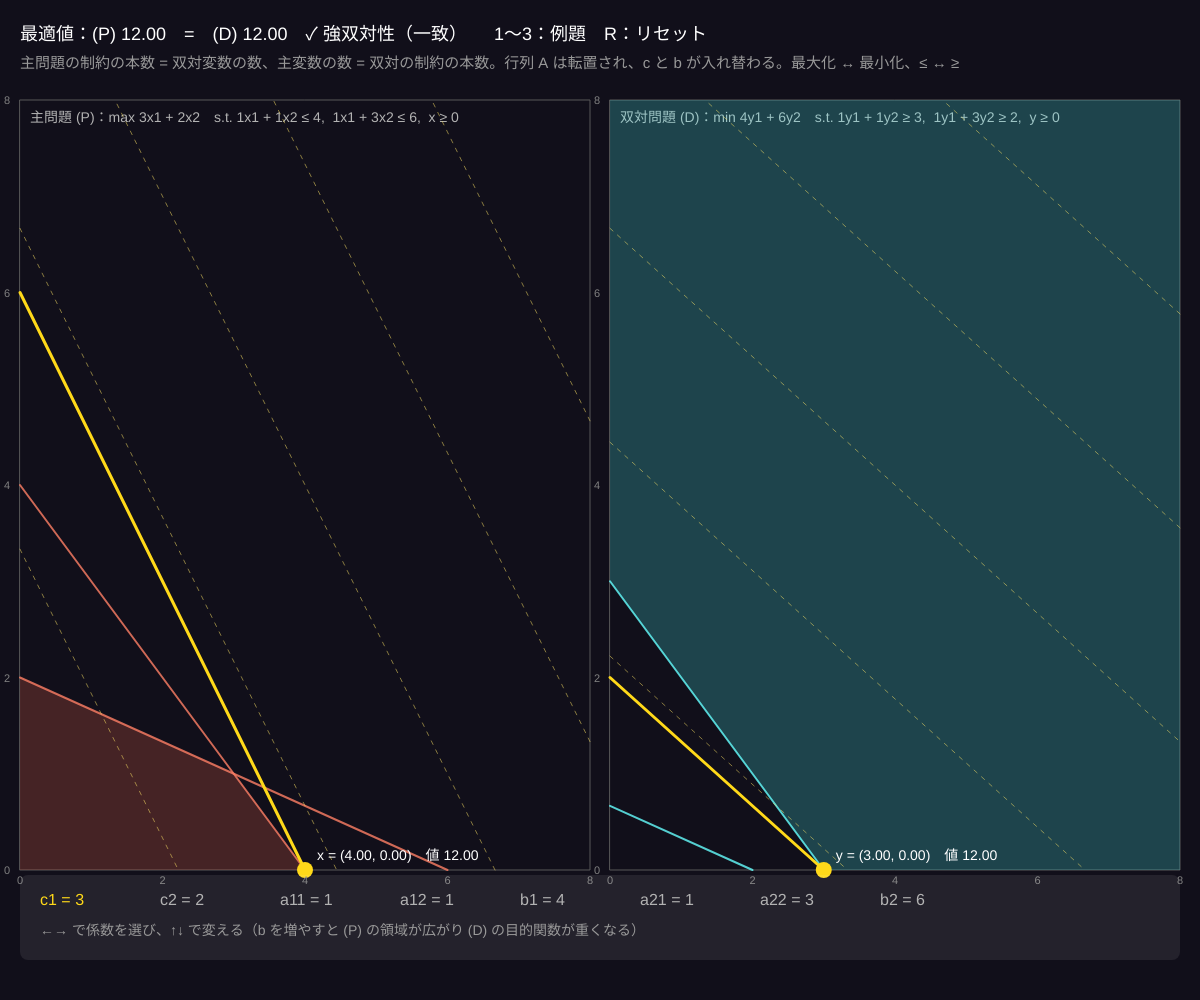
Frame 1 (no input)
Frame 60 (no input): identical to frame 1, image omitted
Frame 120 (the mouse pressed at the canvas centre since frame 60): identical to frame 1, image omitted

The p5.js sketch that drew this single still picture (run headless with seeded random() and noise() and a simulated clock; from frame 60 on, the mouse is pressed at the canvas centre):

// p5.js sketch
// ── sketch.js
// ============================================
// 03 2 変数 LP の主問題と双対問題
// 主問題 (P)：max c·x  s.t. A x ≤ b, x ≥ 0　　双対問題 (D)：min b·y  s.t. Aᵀ y ≥ c, y ≥ 0
//   左に (P) の実行可能領域と目的関数の等高線、右に (D) の同じもの。最適値はぴったり一致する（強双対性）
//   制約の係数（b や A）を変えると両方の領域が同時に変わる
// ←→ = 係数を選ぶ / ↑↓ = 値を変える / 1〜3 = 例題 / R = リセット
// ============================================

let c = [3, 2];                           // ★ 目的関数の係数
let A = [[1, 1], [1, 3]];                 // ★ 制約の係数行列（2 本）
let b = [4, 6];                           // ★ 制約の右辺
let sel = 0;                              // いま選んでいる係数（0〜7）
let names = ['c1', 'c2', 'a11', 'a12', 'b1', 'a21', 'a22', 'b2'];
let RANGE = 8;                            // ★ 各パネルの表示範囲（0〜RANGE）

function setup() {
  createCanvas(windowWidth, windowHeight);
  colorMode(HSB, 360, 100, 100, 100);
  preset(1);
}
function preset(k) {
  if (k === 1) { c = [3, 2]; A = [[1, 1], [1, 3]]; b = [4, 6]; }
  if (k === 2) { c = [2, 5]; A = [[1, 2], [3, 1]]; b = [6, 7]; }
  if (k === 3) { c = [4, 1]; A = [[2, 1], [1, 4]]; b = [5, 8]; }
}
function getParam(i) { return [c[0], c[1], A[0][0], A[0][1], b[0], A[1][0], A[1][1], b[1]][i]; }
function setParam(i, v) {
  v = constrain(v, 0, 12);
  if (i === 0) c[0] = v; else if (i === 1) c[1] = v; else if (i === 2) A[0][0] = v; else if (i === 3) A[0][1] = v;
  else if (i === 4) b[0] = v; else if (i === 5) A[1][0] = v; else if (i === 6) A[1][1] = v; else b[1] = v;
}

function panels() {
  let w = (width - 60) / 2, h = height - 230, y = 100;
  return { L: { x: 20, y, w, h }, R: { x: 40 + w, y, w, h } };
}
function toScreen(P, x, y) { return { x: P.x + x / RANGE * P.w, y: P.y + P.h - y / RANGE * P.h }; }

// パネルに LP を描く：cons = 制約（a·x <= b / >=）、cc = 目的関数、opt = 最適解
function drawLP(P, cons, cc, res, hue, title, varNames) {
  noFill(); stroke(0, 0, 35); strokeWeight(1); rect(P.x, P.y, P.w, P.h);
  noStroke(); fill(0, 0, 70); textSize(14); text(title, P.x + 10, P.y + 22);
  // 実行可能領域：箱を半平面で切る
  let poly = [{ x: 0, y: 0 }, { x: RANGE, y: 0 }, { x: RANGE, y: RANGE }, { x: 0, y: RANGE }];
  for (let k of cons) poly = k.sense === '<=' ? clipHalf(poly, k.a[0], k.a[1], k.b) : clipHalf(poly, -k.a[0], -k.a[1], -k.b);
  if (poly.length >= 3) { noStroke(); fill(hue, 70, 100, 22); beginShape(); for (let p of poly) { let s = toScreen(P, p.x, p.y); vertex(s.x, s.y); } endShape(CLOSE); }
  // 制約の直線
  for (let k of cons) {
    stroke(hue, 60, 100, 80); strokeWeight(2);
    let pts2 = lineInBox(k.a, k.b); if (pts2) { let s1 = toScreen(P, pts2[0].x, pts2[0].y), s2 = toScreen(P, pts2[1].x, pts2[1].y); line(s1.x, s1.y, s2.x, s2.y); }
  }
  // 目的関数の等高線（点線）と最適の等高線
  if (res.feasible) {
    drawingContext.setLineDash([4, 6]); stroke(50, 60, 100, 50); strokeWeight(1);
    let vmax = Math.max(1e-6, cc[0] * RANGE + cc[1] * RANGE);
    for (let v = vmax / 6; v < vmax; v += vmax / 6) { let q = lineInBox(cc, v); if (q) { let s1 = toScreen(P, q[0].x, q[0].y), s2 = toScreen(P, q[1].x, q[1].y); line(s1.x, s1.y, s2.x, s2.y); } }
    drawingContext.setLineDash([]);
    stroke(50, 90, 100); strokeWeight(3);
    let q = lineInBox(cc, res.value); if (q) { let s1 = toScreen(P, q[0].x, q[0].y), s2 = toScreen(P, q[1].x, q[1].y); line(s1.x, s1.y, s2.x, s2.y); }
    let s = toScreen(P, res.x[0], res.x[1]);
    noStroke(); fill(50, 90, 100); circle(s.x, s.y, 16);
    fill(0, 0, 100); textSize(14); text(varNames + ' = (' + nf(res.x[0], 1, 2) + ', ' + nf(res.x[1], 1, 2) + ')　値 ' + nf(res.value, 1, 2), s.x + 12, s.y - 10);
  }
  for (let v = 0; v <= RANGE; v += 2) { let s = toScreen(P, v, 0); noStroke(); fill(0, 0, 50); textSize(11); text(v, s.x - 3, P.y + P.h + 14); let t = toScreen(P, 0, v); text(v, P.x - 16, t.y + 4); }
}
// 直線 a·x = v を箱 [0,RANGE]² で切った 2 端点
function lineInBox(a, v) {
  let out = [];
  if (Math.abs(a[1]) > 1e-9) for (let x of [0, RANGE]) { let y = (v - a[0] * x) / a[1]; if (y >= -1e-9 && y <= RANGE + 1e-9) out.push({ x, y }); }
  if (Math.abs(a[0]) > 1e-9) for (let y of [0, RANGE]) { let x = (v - a[1] * y) / a[0]; if (x > 1e-9 && x < RANGE - 1e-9) out.push({ x, y }); }
  return out.length >= 2 ? [out[0], out[out.length - 1]] : null;
}

function draw() {
  background(250, 40, 10);
  let { L, R } = panels();
  let consP = [{ a: A[0], b: b[0], sense: '<=' }, { a: A[1], b: b[1], sense: '<=' }];
  let consD = [{ a: [A[0][0], A[1][0]], b: c[0], sense: '>=' }, { a: [A[0][1], A[1][1]], b: c[1], sense: '>=' }];
  let rp = solveLP2(consP, c, true), rd = solveLP2(consD, b, false);
  drawLP(L, consP, c, rp, 10, '主問題 (P)：max ' + c[0] + 'x1 + ' + c[1] + 'x2　s.t. ' + A[0][0] + 'x1 + ' + A[0][1] + 'x2 ≤ ' + b[0] + ',  ' + A[1][0] + 'x1 + ' + A[1][1] + 'x2 ≤ ' + b[1] + ',  x ≥ 0', 'x');
  drawLP(R, consD, b, rd, 180, '双対問題 (D)：min ' + b[0] + 'y1 + ' + b[1] + 'y2　s.t. ' + A[0][0] + 'y1 + ' + A[1][0] + 'y2 ≥ ' + c[0] + ',  ' + A[0][1] + 'y1 + ' + A[1][1] + 'y2 ≥ ' + c[1] + ',  y ≥ 0', 'y');

  // 係数パネル
  let py = height - 95;
  noStroke(); fill(0, 0, 100, 8); rect(20, py - 30, width - 40, 85, 8);
  textSize(16);
  for (let i = 0; i < 8; i++) {
    let x = 40 + i * 120;
    fill(i === sel ? 50 : 0, i === sel ? 90 : 0, i === sel ? 100 : 70); text(names[i] + ' = ' + getParam(i), x, py);
  }
  fill(0, 0, 60); textSize(14); text('←→ で係数を選び、↑↓ で変える（b を増やすと (P) の領域が広がり (D) の目的関数が重くなる）', 40, py + 30);

  let msg;
  if (!rp.feasible) msg = '(P) に実行可能解がない → (D) は非有界（または実行不能）';
  else if (rp.unbounded) msg = '(P) が非有界 → (D) に実行可能解がない';
  else if (!rd.feasible) msg = '(D) に実行可能解がない';
  else msg = '最適値：(P) ' + nf(rp.value, 1, 2) + '　=　(D) ' + nf(rd.value, 1, 2) + (Math.abs(rp.value - rd.value) < 1e-4 ? '　✓ 強双対性（一致）' : '');
  fill(0, 0, 100); textSize(18);
  text(msg + '　　1〜3：例題　R：リセット', 20, 40);
  fill(0, 0, 60); textSize(15);
  text('主問題の制約の本数 = 双対変数の数、主変数の数 = 双対の制約の本数。行列 A は転置され、c と b が入れ替わる。最大化 ↔ 最小化、≤ ↔ ≥', 20, 68);
}

function keyPressed() {
  if (key === RIGHT_ARROW) sel = (sel + 1) % 8;
  if (key === LEFT_ARROW) sel = (sel + 7) % 8;
  if (key === UP_ARROW) setParam(sel, getParam(sel) + 1);
  if (key === DOWN_ARROW) setParam(sel, getParam(sel) - 1);
  if (key >= '1' && key <= '3') preset(int(key));
  if (key === 'r' || key === 'R') preset(1);
}

// ---------- やってみよう ----------
// 1. b1 を 1 ずつ増やすと最適値はいくつずつ増える？ その増え方が双対の最適解 y1（影の価格）
// 2. c1 を大きくしていくと (P) の最適な頂点が移る。そのとき (D) の最適な頂点も移る？
// 3. a11 = a12 = 0 にして b1 = 0 にすると？ (P) の実行可能領域と (D) の非有界を観察
// 4. 例題 2 の最適解で、きつい制約（等号で成り立つ）と y の正負の関係を見よう（→ 05）


// ==================================================
// ここから下は「LP の道具」（2 変数の頂点列挙と半平面の切り取り。読まなくても OK）
// ==================================================

// cons = [{ a: [a1, a2], b, sense: '<=' | '>=' }]（x ≥ 0 は自動で追加）、maximize = true なら最大化
function solveLP2(cons, cc, maximize) {
  let BIG = 1e3;
  let all = cons.concat([{ a: [1, 0], b: 0, sense: '>=' }, { a: [0, 1], b: 0, sense: '>=' }]);
  let lines = all.map((k) => ({ a: k.a, b: k.b })).concat([{ a: [1, 0], b: BIG }, { a: [0, 1], b: BIG }]);
  let best = null;
  for (let i = 0; i < lines.length; i++) for (let j = i + 1; j < lines.length; j++) {
    let p = lines[i], q = lines[j], det = p.a[0] * q.a[1] - p.a[1] * q.a[0];
    if (Math.abs(det) < 1e-9) continue;
    let x = [(p.b * q.a[1] - q.b * p.a[1]) / det, (p.a[0] * q.b - q.a[0] * p.b) / det];
    let ok = all.every((k) => { let v = k.a[0] * x[0] + k.a[1] * x[1]; return k.sense === '<=' ? v <= k.b + 1e-7 : v >= k.b - 1e-7; }) && x[0] <= BIG + 1e-7 && x[1] <= BIG + 1e-7;
    if (!ok) continue;
    let val = cc[0] * x[0] + cc[1] * x[1];
    if (!best || (maximize ? val > best.value + 1e-9 : val < best.value - 1e-9)) best = { x, value: val };
  }
  if (!best) return { feasible: false };
  return { feasible: true, x: best.x, value: best.value, unbounded: best.x[0] > BIG - 1 || best.x[1] > BIG - 1 };
}
// 多角形を半平面 nx*x + ny*y <= c で切る（Sutherland–Hodgman）
function clipHalf(poly, nx, ny, cv) {
  let out = [];
  for (let i = 0; i < poly.length; i++) {
    let a = poly[i], bb = poly[(i + 1) % poly.length];
    let fa = nx * a.x + ny * a.y - cv, fb = nx * bb.x + ny * bb.y - cv;
    if (fa <= 0) out.push(a);
    if ((fa < 0 && fb > 0) || (fa > 0 && fb < 0)) { let t = fa / (fa - fb); out.push({ x: a.x + (bb.x - a.x) * t, y: a.y + (bb.y - a.y) * t }); }
  }
  return out;
}
